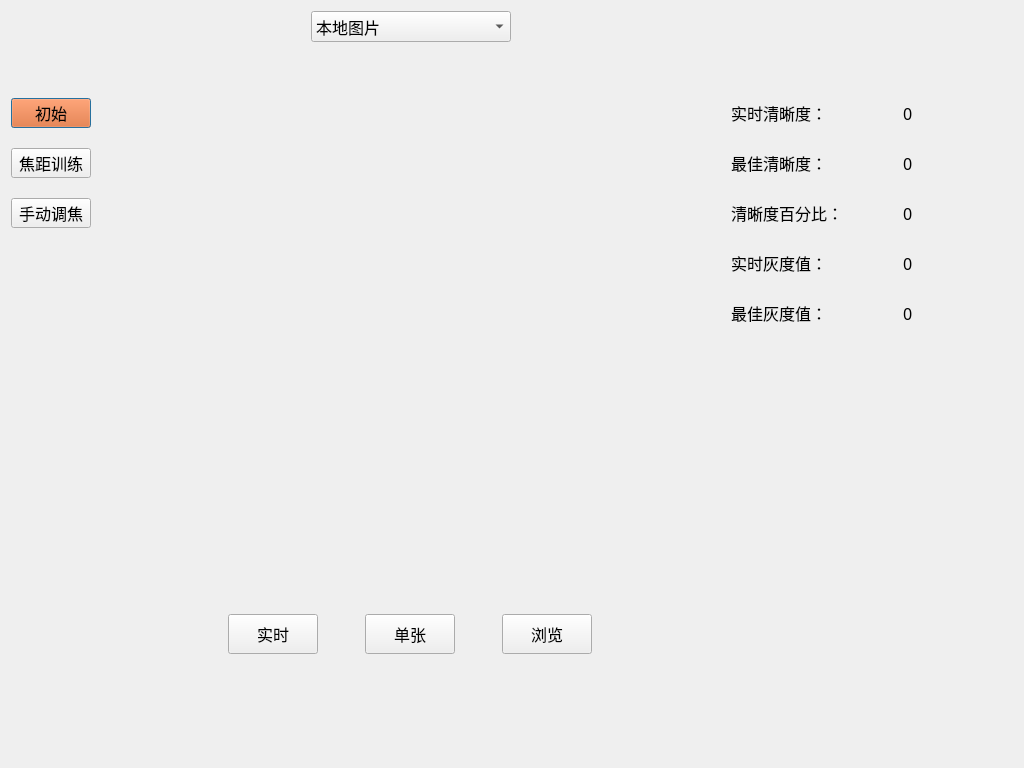
<?xml version="1.0" encoding="UTF-8"?>
<ui version="4.0">
 <class>Focusing</class>
 <widget class="QDialog" name="Focusing">
  <property name="windowModality">
   <enum>Qt::NonModal</enum>
  </property>
  <property name="geometry">
   <rect>
    <x>0</x>
    <y>0</y>
    <width>1024</width>
    <height>768</height>
   </rect>
  </property>
  <property name="sizePolicy">
   <sizepolicy hsizetype="Preferred" vsizetype="Preferred">
    <horstretch>0</horstretch>
    <verstretch>0</verstretch>
   </sizepolicy>
  </property>
  <property name="minimumSize">
   <size>
    <width>1024</width>
    <height>768</height>
   </size>
  </property>
  <property name="maximumSize">
   <size>
    <width>16777215</width>
    <height>16777215</height>
   </size>
  </property>
  <property name="windowTitle">
   <string>978_focusing</string>
  </property>
  <property name="windowIcon">
   <iconset resource="../myqrc.qrc">
    <normaloff>:/image/978icon.png</normaloff>:/image/978icon.png</iconset>
  </property>
  <property name="styleSheet">
   <string notr="true">border-color: rgb(255, 44, 65);</string>
  </property>
  <layout class="QVBoxLayout" name="verticalLayout_4">
   <item>
    <layout class="QHBoxLayout" name="horizontalLayout" stretch="0,1,4">
     <item>
      <spacer name="horizontalSpacer_3">
       <property name="orientation">
        <enum>Qt::Horizontal</enum>
       </property>
       <property name="sizeHint" stdset="0">
        <size>
         <width>300</width>
         <height>20</height>
        </size>
       </property>
      </spacer>
     </item>
     <item>
      <widget class="QComboBox" name="comboBox_cam">
       <property name="sizePolicy">
        <sizepolicy hsizetype="Fixed" vsizetype="Fixed">
         <horstretch>0</horstretch>
         <verstretch>0</verstretch>
        </sizepolicy>
       </property>
       <property name="minimumSize">
        <size>
         <width>200</width>
         <height>0</height>
        </size>
       </property>
       <property name="font">
        <font>
         <family>3ds Light</family>
         <pointsize>12</pointsize>
        </font>
       </property>
       <item>
        <property name="text">
         <string>本地图片</string>
        </property>
       </item>
      </widget>
     </item>
     <item>
      <spacer name="horizontalSpacer_4">
       <property name="orientation">
        <enum>Qt::Horizontal</enum>
       </property>
       <property name="sizeHint" stdset="0">
        <size>
         <width>40</width>
         <height>20</height>
        </size>
       </property>
      </spacer>
     </item>
    </layout>
   </item>
   <item>
    <layout class="QHBoxLayout" name="horizontalLayout_12">
     <property name="spacing">
      <number>20</number>
     </property>
     <item>
      <layout class="QVBoxLayout" name="verticalLayout">
       <property name="spacing">
        <number>20</number>
       </property>
       <item>
        <spacer name="verticalSpacer_4">
         <property name="orientation">
          <enum>Qt::Vertical</enum>
         </property>
         <property name="sizeType">
          <enum>QSizePolicy::Fixed</enum>
         </property>
         <property name="sizeHint" stdset="0">
          <size>
           <width>40</width>
           <height>50</height>
          </size>
         </property>
        </spacer>
       </item>
       <item>
        <widget class="QPushButton" name="pushButton_pro_free">
         <property name="sizePolicy">
          <sizepolicy hsizetype="Preferred" vsizetype="Fixed">
           <horstretch>0</horstretch>
           <verstretch>0</verstretch>
          </sizepolicy>
         </property>
         <property name="minimumSize">
          <size>
           <width>0</width>
           <height>30</height>
          </size>
         </property>
         <property name="maximumSize">
          <size>
           <width>16777215</width>
           <height>30</height>
          </size>
         </property>
         <property name="font">
          <font>
           <family>3ds Light</family>
           <pointsize>12</pointsize>
          </font>
         </property>
         <property name="styleSheet">
          <string notr="true">background-color: rgb(255, 85, 0);</string>
         </property>
         <property name="text">
          <string>初始</string>
         </property>
        </widget>
       </item>
       <item>
        <widget class="QPushButton" name="pushButton_pro_training">
         <property name="minimumSize">
          <size>
           <width>0</width>
           <height>30</height>
          </size>
         </property>
         <property name="maximumSize">
          <size>
           <width>16777215</width>
           <height>30</height>
          </size>
         </property>
         <property name="font">
          <font>
           <family>3ds Light</family>
           <pointsize>12</pointsize>
          </font>
         </property>
         <property name="text">
          <string>焦距训练</string>
         </property>
        </widget>
       </item>
       <item>
        <widget class="QPushButton" name="pushButton_pro_manual">
         <property name="minimumSize">
          <size>
           <width>0</width>
           <height>30</height>
          </size>
         </property>
         <property name="maximumSize">
          <size>
           <width>16777215</width>
           <height>30</height>
          </size>
         </property>
         <property name="font">
          <font>
           <family>3ds Light</family>
           <pointsize>12</pointsize>
          </font>
         </property>
         <property name="text">
          <string>手动调焦</string>
         </property>
        </widget>
       </item>
       <item>
        <spacer name="verticalSpacer">
         <property name="orientation">
          <enum>Qt::Vertical</enum>
         </property>
         <property name="sizeType">
          <enum>QSizePolicy::Expanding</enum>
         </property>
         <property name="sizeHint" stdset="0">
          <size>
           <width>8</width>
           <height>280</height>
          </size>
         </property>
        </spacer>
       </item>
      </layout>
     </item>
     <item>
      <layout class="QVBoxLayout" name="verticalLayout_3">
       <item>
        <spacer name="verticalSpacer_7">
         <property name="orientation">
          <enum>Qt::Vertical</enum>
         </property>
         <property name="sizeType">
          <enum>QSizePolicy::Fixed</enum>
         </property>
         <property name="sizeHint" stdset="0">
          <size>
           <width>20</width>
           <height>40</height>
          </size>
         </property>
        </spacer>
       </item>
       <item>
        <widget class="picView" name="pvw" native="true">
         <property name="sizePolicy">
          <sizepolicy hsizetype="Fixed" vsizetype="Fixed">
           <horstretch>0</horstretch>
           <verstretch>0</verstretch>
          </sizepolicy>
         </property>
         <property name="minimumSize">
          <size>
           <width>600</width>
           <height>500</height>
          </size>
         </property>
         <property name="maximumSize">
          <size>
           <width>500</width>
           <height>500</height>
          </size>
         </property>
        </widget>
       </item>
       <item>
        <spacer name="verticalSpacer_2">
         <property name="orientation">
          <enum>Qt::Vertical</enum>
         </property>
         <property name="sizeType">
          <enum>QSizePolicy::Fixed</enum>
         </property>
         <property name="sizeHint" stdset="0">
          <size>
           <width>20</width>
           <height>20</height>
          </size>
         </property>
        </spacer>
       </item>
       <item>
        <layout class="QHBoxLayout" name="horizontalLayout_2" stretch="8,1,1,1,8">
         <property name="spacing">
          <number>30</number>
         </property>
         <item>
          <spacer name="horizontalSpacer">
           <property name="orientation">
            <enum>Qt::Horizontal</enum>
           </property>
           <property name="sizeType">
            <enum>QSizePolicy::Fixed</enum>
           </property>
           <property name="sizeHint" stdset="0">
            <size>
             <width>100</width>
             <height>20</height>
            </size>
           </property>
          </spacer>
         </item>
         <item>
          <widget class="QPushButton" name="pushButton_realtime">
           <property name="sizePolicy">
            <sizepolicy hsizetype="Fixed" vsizetype="Fixed">
             <horstretch>0</horstretch>
             <verstretch>0</verstretch>
            </sizepolicy>
           </property>
           <property name="minimumSize">
            <size>
             <width>90</width>
             <height>40</height>
            </size>
           </property>
           <property name="maximumSize">
            <size>
             <width>90</width>
             <height>40</height>
            </size>
           </property>
           <property name="font">
            <font>
             <family>3ds Light</family>
             <pointsize>12</pointsize>
            </font>
           </property>
           <property name="text">
            <string>实时</string>
           </property>
          </widget>
         </item>
         <item>
          <widget class="QPushButton" name="pushButton_one">
           <property name="sizePolicy">
            <sizepolicy hsizetype="Fixed" vsizetype="Fixed">
             <horstretch>0</horstretch>
             <verstretch>0</verstretch>
            </sizepolicy>
           </property>
           <property name="minimumSize">
            <size>
             <width>90</width>
             <height>40</height>
            </size>
           </property>
           <property name="maximumSize">
            <size>
             <width>90</width>
             <height>40</height>
            </size>
           </property>
           <property name="font">
            <font>
             <family>3ds Light</family>
             <pointsize>12</pointsize>
            </font>
           </property>
           <property name="text">
            <string>单张</string>
           </property>
          </widget>
         </item>
         <item>
          <widget class="QPushButton" name="pushButton_load">
           <property name="sizePolicy">
            <sizepolicy hsizetype="Fixed" vsizetype="Fixed">
             <horstretch>0</horstretch>
             <verstretch>0</verstretch>
            </sizepolicy>
           </property>
           <property name="minimumSize">
            <size>
             <width>90</width>
             <height>40</height>
            </size>
           </property>
           <property name="maximumSize">
            <size>
             <width>90</width>
             <height>40</height>
            </size>
           </property>
           <property name="font">
            <font>
             <family>3ds Light</family>
             <pointsize>12</pointsize>
            </font>
           </property>
           <property name="text">
            <string>浏览</string>
           </property>
          </widget>
         </item>
         <item>
          <spacer name="horizontalSpacer_2">
           <property name="orientation">
            <enum>Qt::Horizontal</enum>
           </property>
           <property name="sizeType">
            <enum>QSizePolicy::Fixed</enum>
           </property>
           <property name="sizeHint" stdset="0">
            <size>
             <width>100</width>
             <height>20</height>
            </size>
           </property>
          </spacer>
         </item>
        </layout>
       </item>
       <item>
        <spacer name="verticalSpacer_6">
         <property name="orientation">
          <enum>Qt::Vertical</enum>
         </property>
         <property name="sizeHint" stdset="0">
          <size>
           <width>20</width>
           <height>40</height>
          </size>
         </property>
        </spacer>
       </item>
      </layout>
     </item>
     <item>
      <layout class="QVBoxLayout" name="verticalLayout_2">
       <property name="spacing">
        <number>20</number>
       </property>
       <item>
        <spacer name="verticalSpacer_5">
         <property name="orientation">
          <enum>Qt::Vertical</enum>
         </property>
         <property name="sizeType">
          <enum>QSizePolicy::Fixed</enum>
         </property>
         <property name="sizeHint" stdset="0">
          <size>
           <width>20</width>
           <height>50</height>
          </size>
         </property>
        </spacer>
       </item>
       <item>
        <layout class="QHBoxLayout" name="horizontalLayout_7" stretch="3,2">
         <item>
          <widget class="QLabel" name="label_3">
           <property name="sizePolicy">
            <sizepolicy hsizetype="Preferred" vsizetype="Fixed">
             <horstretch>0</horstretch>
             <verstretch>0</verstretch>
            </sizepolicy>
           </property>
           <property name="minimumSize">
            <size>
             <width>0</width>
             <height>30</height>
            </size>
           </property>
           <property name="maximumSize">
            <size>
             <width>16777215</width>
             <height>30</height>
            </size>
           </property>
           <property name="font">
            <font>
             <family>3ds Light</family>
             <pointsize>12</pointsize>
            </font>
           </property>
           <property name="text">
            <string>实时清晰度：</string>
           </property>
          </widget>
         </item>
         <item>
          <widget class="QLabel" name="label_realtime_qxd">
           <property name="font">
            <font>
             <family>3ds Light</family>
             <pointsize>12</pointsize>
            </font>
           </property>
           <property name="text">
            <string>0</string>
           </property>
           <property name="alignment">
            <set>Qt::AlignLeading|Qt::AlignLeft|Qt::AlignVCenter</set>
           </property>
          </widget>
         </item>
        </layout>
       </item>
       <item>
        <layout class="QHBoxLayout" name="horizontalLayout_8" stretch="3,2">
         <item>
          <widget class="QLabel" name="label_5">
           <property name="sizePolicy">
            <sizepolicy hsizetype="Preferred" vsizetype="Fixed">
             <horstretch>0</horstretch>
             <verstretch>0</verstretch>
            </sizepolicy>
           </property>
           <property name="minimumSize">
            <size>
             <width>0</width>
             <height>30</height>
            </size>
           </property>
           <property name="maximumSize">
            <size>
             <width>16777215</width>
             <height>30</height>
            </size>
           </property>
           <property name="font">
            <font>
             <family>3ds Light</family>
             <pointsize>12</pointsize>
            </font>
           </property>
           <property name="text">
            <string>最佳清晰度：</string>
           </property>
          </widget>
         </item>
         <item>
          <widget class="QLabel" name="label_best_qxd">
           <property name="font">
            <font>
             <family>3ds Light</family>
             <pointsize>12</pointsize>
            </font>
           </property>
           <property name="text">
            <string>0</string>
           </property>
           <property name="alignment">
            <set>Qt::AlignLeading|Qt::AlignLeft|Qt::AlignVCenter</set>
           </property>
          </widget>
         </item>
        </layout>
       </item>
       <item>
        <layout class="QHBoxLayout" name="horizontalLayout_9" stretch="3,2">
         <item>
          <widget class="QLabel" name="label_7">
           <property name="sizePolicy">
            <sizepolicy hsizetype="Preferred" vsizetype="Fixed">
             <horstretch>0</horstretch>
             <verstretch>0</verstretch>
            </sizepolicy>
           </property>
           <property name="minimumSize">
            <size>
             <width>0</width>
             <height>30</height>
            </size>
           </property>
           <property name="maximumSize">
            <size>
             <width>16777215</width>
             <height>30</height>
            </size>
           </property>
           <property name="font">
            <font>
             <family>3ds Light</family>
             <pointsize>12</pointsize>
            </font>
           </property>
           <property name="text">
            <string>清晰度百分比：</string>
           </property>
          </widget>
         </item>
         <item>
          <widget class="QLabel" name="label_qxd_per">
           <property name="font">
            <font>
             <family>3ds Light</family>
             <pointsize>12</pointsize>
            </font>
           </property>
           <property name="text">
            <string>0</string>
           </property>
           <property name="alignment">
            <set>Qt::AlignLeading|Qt::AlignLeft|Qt::AlignVCenter</set>
           </property>
          </widget>
         </item>
        </layout>
       </item>
       <item>
        <layout class="QHBoxLayout" name="horizontalLayout_10" stretch="3,2">
         <item>
          <widget class="QLabel" name="label_4">
           <property name="sizePolicy">
            <sizepolicy hsizetype="Preferred" vsizetype="Fixed">
             <horstretch>0</horstretch>
             <verstretch>0</verstretch>
            </sizepolicy>
           </property>
           <property name="minimumSize">
            <size>
             <width>0</width>
             <height>30</height>
            </size>
           </property>
           <property name="maximumSize">
            <size>
             <width>16777215</width>
             <height>30</height>
            </size>
           </property>
           <property name="font">
            <font>
             <family>3ds Light</family>
             <pointsize>12</pointsize>
            </font>
           </property>
           <property name="text">
            <string>实时灰度值：</string>
           </property>
          </widget>
         </item>
         <item>
          <widget class="QLabel" name="label_realtime_hdz">
           <property name="font">
            <font>
             <family>3ds Light</family>
             <pointsize>12</pointsize>
            </font>
           </property>
           <property name="text">
            <string>0</string>
           </property>
           <property name="alignment">
            <set>Qt::AlignLeading|Qt::AlignLeft|Qt::AlignVCenter</set>
           </property>
          </widget>
         </item>
        </layout>
       </item>
       <item>
        <layout class="QHBoxLayout" name="horizontalLayout_11" stretch="3,2">
         <item>
          <widget class="QLabel" name="label_6">
           <property name="sizePolicy">
            <sizepolicy hsizetype="Preferred" vsizetype="Fixed">
             <horstretch>0</horstretch>
             <verstretch>0</verstretch>
            </sizepolicy>
           </property>
           <property name="minimumSize">
            <size>
             <width>0</width>
             <height>30</height>
            </size>
           </property>
           <property name="maximumSize">
            <size>
             <width>16777215</width>
             <height>30</height>
            </size>
           </property>
           <property name="font">
            <font>
             <family>3ds Light</family>
             <pointsize>12</pointsize>
            </font>
           </property>
           <property name="text">
            <string>最佳灰度值：</string>
           </property>
          </widget>
         </item>
         <item>
          <widget class="QLabel" name="label_best_hdz">
           <property name="font">
            <font>
             <family>3ds Light</family>
             <pointsize>12</pointsize>
            </font>
           </property>
           <property name="text">
            <string>0</string>
           </property>
           <property name="alignment">
            <set>Qt::AlignLeading|Qt::AlignLeft|Qt::AlignVCenter</set>
           </property>
          </widget>
         </item>
        </layout>
       </item>
       <item>
        <spacer name="verticalSpacer_3">
         <property name="orientation">
          <enum>Qt::Vertical</enum>
         </property>
         <property name="sizeType">
          <enum>QSizePolicy::Expanding</enum>
         </property>
         <property name="sizeHint" stdset="0">
          <size>
           <width>20</width>
           <height>240</height>
          </size>
         </property>
        </spacer>
       </item>
      </layout>
     </item>
    </layout>
   </item>
   <item>
    <spacer name="verticalSpacer_8">
     <property name="orientation">
      <enum>Qt::Vertical</enum>
     </property>
     <property name="sizeType">
      <enum>QSizePolicy::Fixed</enum>
     </property>
     <property name="sizeHint" stdset="0">
      <size>
       <width>20</width>
       <height>5</height>
      </size>
     </property>
    </spacer>
   </item>
  </layout>
 </widget>
 <layoutdefault spacing="6" margin="11"/>
 <customwidgets>
  <customwidget>
   <class>picView</class>
   <extends>QWidget</extends>
   <header location="global">picview.h</header>
   <container>1</container>
  </customwidget>
 </customwidgets>
 <resources>
  <include location="../myqrc.qrc"/>
 </resources>
 <connections/>
</ui>
